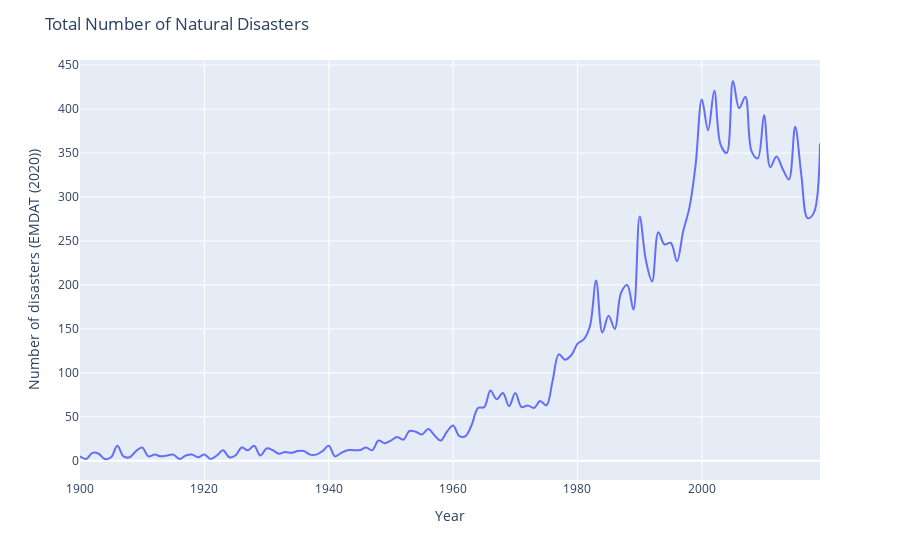

Here is the notebook cell this chart was saved with:
### Code cell
from read_disaster import fig_total_natural_disaster
fig = fig_total_natural_disaster()
fig.show()

### Figure 1 — Plotly figure (JSON) as saved in the notebook; plotly's stock layout.template omitted (floating-point values rounded to 4 significant figures)
{"data": [{"hovertemplate": "Year=%{x}<br>Number of disasters (EMDAT (2020))=%{y}<extra></extra>", "legendgroup": "", "line": {"color": "#636efa", "dash": "solid", "shape": "spline"}, "mode": "lines", "name": "", "orientation": "v", "showlegend": false, "type": "scatter", "x": [1900, 1901, 1902, 1903, 1904, 1905, 1906, 1907, 1908, 1909, 1910, 1911, 1912, 1913, 1914, 1915, 1916, 1917, 1918, 1919, 1920, 1921, 1922, 1923, 1924, 1925, 1926, 1927, 1928, 1929, 1930, 1931, 1932, 1933, 1934, 1935, 1936, 1937, 1938, 1939, 1940, 1941, 1942, 1943, 1944, 1945, 1946, 1947, 1948, 1949, 1950, 1951, 1952, 1953, 1954, 1955, 1956, 1957, 1958, 1959, 1960, 1961, 1962, 1963, 1964, 1965, 1966, 1967, 1968, 1969, 1970, 1971, 1972, 1973, 1974, 1975, 1976, 1977, 1978, 1979, 1980, 1981, 1982, 1983, 1984, 1985, 1986, 1987, 1988, 1989, 1990, 1991, 1992, 1993, 1994, 1995, 1996, 1997, 1998, 1999, 2000, 2001, 2002, 2003, 2004, 2005, 2006, 2007, 2008, 2009, 2010, 2011, 2012, 2013, 2014, 2015, 2016, 2017, 2018, 2019], "xaxis": "x", "y": [5, 2, 9, 8, 2, 4, 17, 5, 4, 11, 15, 5, 7, 5, 6, 7, 2, 6, 7, 4, 7, 2, 6, 12, 4, 6, 15, 12, 17, 6, 14, 12, 8, 10, 9, 11, 11, 7, 7, 11, 17, 5, 9, 12, 12, 12, 15, 12, 23, 20, 23, 27, 24, 34, 33, 30, 36, 29, 23, 33, 40, 28, 28, 41, 60, 61, 80, 70, 77, 62, 77, 61, 63, 60, 68, 63, 91, 121, 115, 120, 133, 138, 153, 205, 146, 165, 150, 191, 200, 172, 278, 228, 204, 260, 246, 248, 227, 261, 288, 337, 411, 376, 421, 360, 350, 432, 401, 414, 352, 344, 393, 334, 346, 332, 320, 380, 325, 276, 282, 361], "yaxis": "y"}], "layout": {"legend": {"tracegroupgap": 0}, "margin": {"t": 60}, "title": {"text": "Total Number of Natural Disasters"}, "xaxis": {"anchor": "y", "domain": [0, 1], "title": {"text": "Year"}}, "yaxis": {"anchor": "x", "domain": [0, 1], "title": {"text": "Number of disasters (EMDAT (2020))"}}}}
